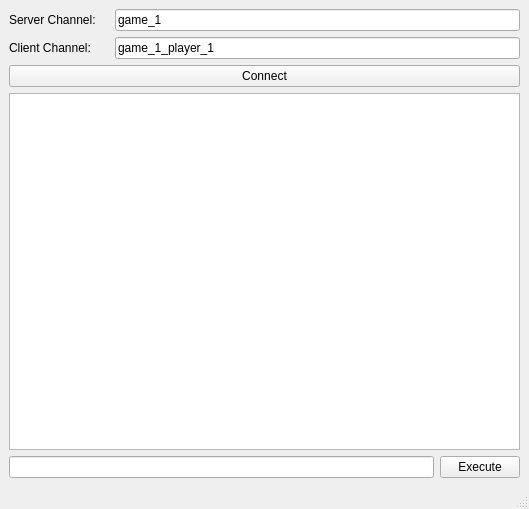
<?xml version="1.0" encoding="UTF-8"?>
<ui version="4.0">
 <class>MainWindow</class>
 <widget class="QMainWindow" name="MainWindow">
  <property name="geometry">
   <rect>
    <x>0</x>
    <y>0</y>
    <width>529</width>
    <height>509</height>
   </rect>
  </property>
  <property name="windowTitle">
   <string>Battleships</string>
  </property>
  <widget class="QWidget" name="centralwidget">
   <layout class="QVBoxLayout" name="verticalLayout">
    <item>
     <layout class="QHBoxLayout" name="horizontalLayout">
      <item>
       <widget class="QLabel" name="label">
        <property name="minimumSize">
         <size>
          <width>100</width>
          <height>0</height>
         </size>
        </property>
        <property name="text">
         <string>Server Channel:</string>
        </property>
       </widget>
      </item>
      <item>
       <widget class="QLineEdit" name="server_edit">
        <property name="text">
         <string>game_1</string>
        </property>
       </widget>
      </item>
     </layout>
    </item>
    <item>
     <layout class="QHBoxLayout" name="horizontalLayout_3">
      <item>
       <widget class="QLabel" name="label_2">
        <property name="minimumSize">
         <size>
          <width>100</width>
          <height>0</height>
         </size>
        </property>
        <property name="text">
         <string>Client Channel:</string>
        </property>
       </widget>
      </item>
      <item>
       <widget class="QLineEdit" name="client_edit">
        <property name="text">
         <string>game_1_player_1</string>
        </property>
       </widget>
      </item>
     </layout>
    </item>
    <item>
     <widget class="QPushButton" name="connect_btn">
      <property name="text">
       <string>Connect</string>
      </property>
      <property name="autoDefault">
       <bool>false</bool>
      </property>
      <property name="default">
       <bool>false</bool>
      </property>
      <property name="flat">
       <bool>false</bool>
      </property>
     </widget>
    </item>
    <item>
     <widget class="QTextEdit" name="output_edit">
      <property name="undoRedoEnabled">
       <bool>false</bool>
      </property>
      <property name="readOnly">
       <bool>true</bool>
      </property>
     </widget>
    </item>
    <item>
     <layout class="QHBoxLayout" name="horizontalLayout_4">
      <item>
       <widget class="QLineEdit" name="input_edit">
        <property name="clearButtonEnabled">
         <bool>false</bool>
        </property>
       </widget>
      </item>
      <item>
       <widget class="QPushButton" name="execute_btn">
        <property name="text">
         <string>Execute</string>
        </property>
       </widget>
      </item>
     </layout>
    </item>
   </layout>
  </widget>
  <widget class="QMenuBar" name="menubar">
   <property name="geometry">
    <rect>
     <x>0</x>
     <y>0</y>
     <width>529</width>
     <height>21</height>
    </rect>
   </property>
  </widget>
  <widget class="QStatusBar" name="statusbar"/>
 </widget>
 <resources/>
 <connections/>
</ui>
